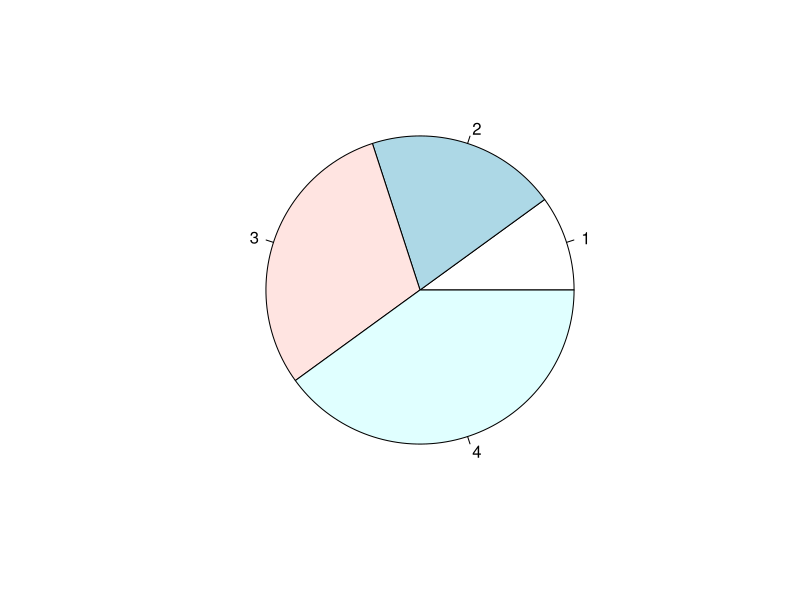
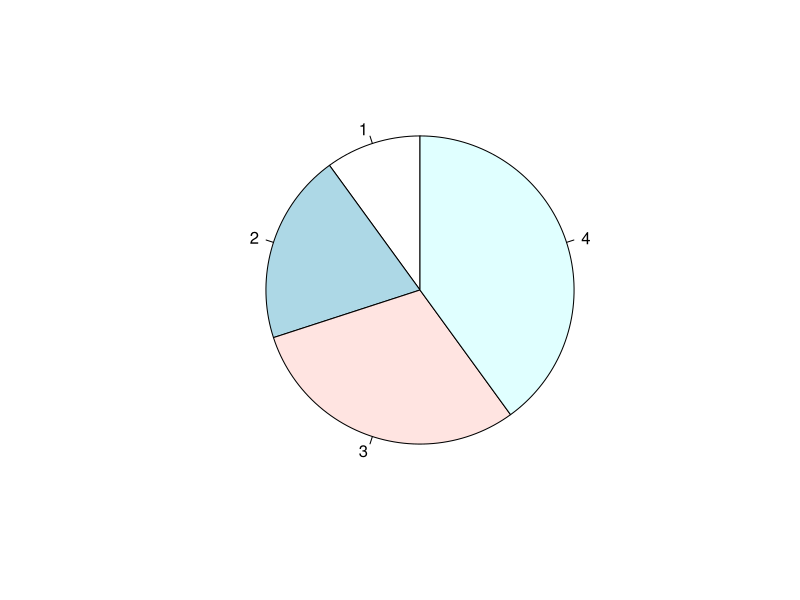
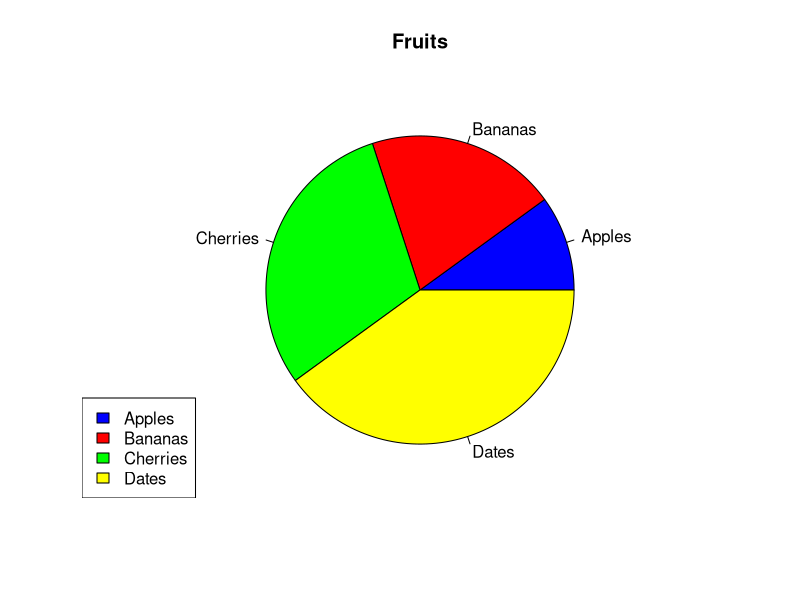

Write the R code that produced these figures, in order.
x <- c(10,20,30,40)
pie(x)

# By default, the plotting of the first pie starts from the x-axis and move anticlockwise.

# Start Angle
x <- c(10,20,30,40)
# Display the pie chart and start the first pie at 90 degrees
pie(x, init.angle = 90)


# Labels and Header
# Create a vector of pies
x <- c(10,20,30,40)

# Create a vector of labels
mylabel <- c("Apples", "Bananas", "Cherries", "Dates")

# colors
colors <- c("blue", "red", "green", "yellow")

# Display the pie chart with labels
pie(x, label = mylabel, main = "Fruits", col=colors)


# Display the explanation box 
legend("bottomleft", mylabel, fill = colors)
